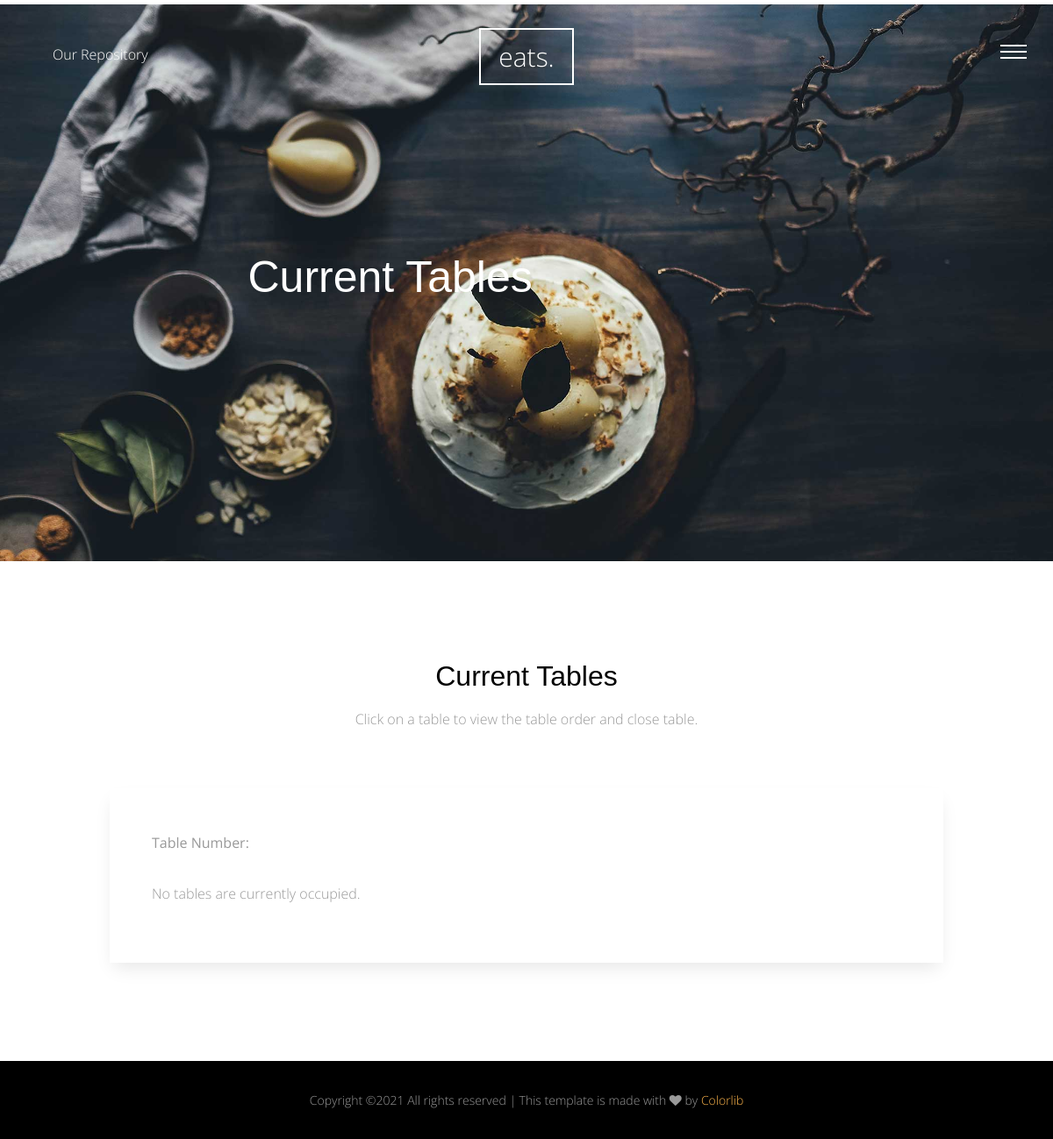
The app's page /table_list/9/, older data.
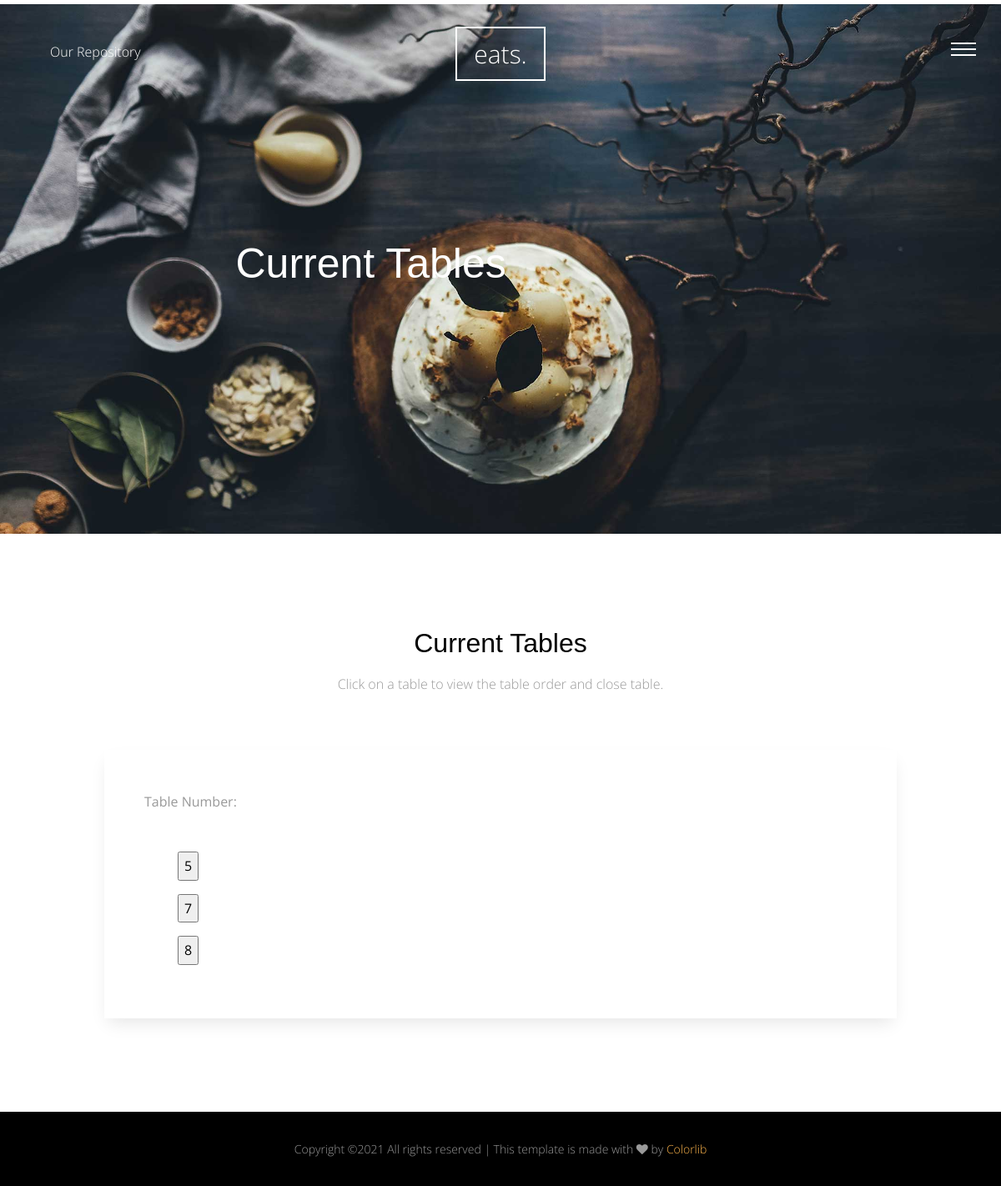
The same page, newer data.
### website/models.py (models this page shows, shortened)
class Table(models.Model):
    restaurant = models.ForeignKey(Restaurant, on_delete=models.CASCADE, null=True, blank=True)
    table_number = models.IntegerField(default=0)
    table_order = models.CharField(max_length=1000, default="NA")

### website/views.py (the view)
# urls.py: path('table_list/<int:restaurant_id>/',views.table_list, name='tableList'),
def table_list(request, restaurant_id):
    table_list = Table.objects.filter(restaurant__pk=restaurant_id)
    context = {'table_list': table_list, 'restaurant_id' : restaurant_id}
    return render(request, 'website/table_list.html', context)

### website/templates/website/table_list.html (shortened to what this page needs)
{% extends 'base_restaurant.html' %}
{% load static %}
{% block body %}
      <div class="main-wrap">
        <div class="cover_1 cover_sm">
          <div class="img_bg" style="background-image: url({% static 'site_static/img/slider-1.jpg' %})" data-stellar-background-ratio="0.5">
            <div class="container">
              <div class="row align-items-center justify-content-center">
                <div class="col-md-7" data-aos="fade-up">
                  <h2 class="heading">Current Tables </h2>
                </div>
              </div>
            </div>
          </div>
        </div>
        <div class="section" data-aos="fade-up">
          <div class="container">
            <div class="row justify-content-center mb-5">
              <div class="col-md-8  text-center">
                <h2 class="mb-3">Current Tables</h2>
                <p class="lead">Click on a table to view the table order and close table.</p>
              </div>
            </div>
            <div class="row justify-content-center">
              <div class="col-md-10 p-5 form-wrap">
<b>{% block title %}Table Number:{% endblock %}<br><br></b>
{% if table_list %}
   <ul>
   {% for table in table_list %}
       <p></p><input type="button" value="{{ table.table_number }}" onclick ='document.location.href ="/website/table/{{ table.id }}/"' ></p>
   {% endfor %}
   </ul>
{% else %}
   <p>No tables are currently occupied.</p>
{% endif %}
              </div>
            </div>
          </div>
        </div>
      </div>
            </div>
{% endblock body %}

### templates/base_restaurant.html (shortened to what this page needs)
{% load static%}
<!doctype html>
<html lang="en">
  <head>
    <link rel="stylesheet" href="{% static 'site_static/css/bootstrap.css' %}">
    <link rel="stylesheet" href="{% static 'site_static/css/animate.css' %}">
    <link rel="stylesheet" href="{% static 'site_static/css/owl.carousel.min.css' %}">
    <link rel="stylesheet" href="{% static 'site_static/css/magnific-popup.css' %}">
    <link rel="stylesheet" href="{% static 'site_static/css/aos.css' %}">
    <link rel="stylesheet" href="{% static 'site_static/css/bootstrap-datepicker.css' %}">
    <link rel="stylesheet" href="{% static 'site_static/css/jquery.timepicker.css' %}">
    <link rel="stylesheet" href="{% static 'site_static/fonts/ionicons/css/ionicons.min.css' %}">
    <link rel="stylesheet" href="{% static 'site_static/fonts/fontawesome/css/font-awesome.min.css' %}">
    <link rel="stylesheet" href="{% static 'site_static/fonts/flaticon/font/flaticon.css' %}">
    <link rel="stylesheet" href="{% static 'site_static/css/style.css' %}">
  </head>
  <body>
    <div class="site-wrap">
      <nav class="site-menu">
        <div class="site-menu-inner">
          <ul class="list-unstyled">
            <li><a href="/restaurant">Log Out</li>
          </ul>
        </div>
      </nav>
      <header class="site-header">
        <div class="row align-items-center">
          <div class="col-5 col-md-3">
             <ul class="list-unstyled social">
              <li><a class="github-button" href="https://github.com/srh95/CSDS-393-Project-" aria-label="Our Repository">Our Repository</a></li>
            </ul>
          </div>
          <div class="col-2 col-md-6 text-center">
            <a href="/website/restaurant/{{ restaurant_id }}" class="site-logo">eats.</a>
          </div>
          <div class="col-5 col-md-3 text-right menu-burger-wrap">
            <a href="#" class="site-nav-toggle js-site-nav-toggle"><i></i></a>
          </div>
        </div>
      </header>
      {% block body %}
      {% endblock body%}
    <div class="site-footer-copyright">
      <div class="container">
        <div class="row">
           <p class="footer-text col-md-12">
Copyright &copy;<script>document.write(new Date().getFullYear());</script> All rights reserved | This template is made with <i class="fa fa-heart" aria-hidden="true"></i> by <a href="https://colorlib.com" target="_blank">Colorlib</a>
</p>
        </div>
      </div>
    </div>
</body>
</html>

### static/site_static/css/style.css (style rules this page uses)
html { overflow-x: hidden; }
body { background: #fff; font-family: "Open Sans", cursive; font-size: 16px; line-height: 1.8; font-weight: 300; color: #999999; }
a { -webkit-transition: .3s all ease; -o-transition: .3s all ease; transition: .3s all ease; text-decoration: none; }
h1, h2, h3, h4, h5 { color: #000; font-family: "Playfair Display", Arial, sans-serif; }
.site-menu { display: none; background: black; left: 0; right: 0; bottom: 0; top: 0; z-index: 21; position: fixed; }
.site-menu .site-menu-inner { min-height: 100px; height: calc(100vh - 150px); margin-top: 150px; overflow: auto; }
.site-menu ul { position: relative; top: 50%; left: 50%; -webkit-transform: translate(-50%, -70%); -ms-transform: translate(-50%, -70%); transform: translate(-50%, -70%); padding-top: 5%; }
.site-menu ul > li { list-style: none; visibility: hidden; opacity: 0; padding: 0; margin: 0; top: -20px; position: relative; text-align: center; -webkit-transition: .3s all ease; -o-transition: .3s all ease; transition: .3s all ease; }
.site-menu ul > li a { color: #fff; font-size: 30px; }
.site-header { padding: 3em 30px; position: absolute; top: 0; z-index: 100; width: 100%; }
.site-header .site-logo { line-height: 0; padding: 10px 20px; border: 2px solid #fff; color: #fff; font-size: 30px; }
.site-header .social li { display: inline-block; }
.site-header .social li a { color: #fff; padding: 0 10px; }
.site-footer-copyright { background: #000; padding: 2em 0; text-align: center; }
.site-footer-copyright p { font-size: 14px; }
.site-footer-copyright p:last-child { margin-bottom: 0; }
.lead { font-size: 16px; }
.menu-burger-wrap { position: relative; }
.site-nav-toggle { width: 30px; height: 30px; cursor: pointer; text-decoration: none; position: relative; top: -15px; z-index: 21; display: block !important; float: right; right: 0; display: none; border-bottom: none !important; }
.site-nav-toggle i { position: relative; display: -moz-inline-stack; display: inline-block; zoom: 1; *display: inline; width: 30px; height: 2px; font: bold 14px/.4 Helvetica; text-transform: uppercase; text-indent: -55px; background: #fff; -webkit-transition: all .2s ease-out; -o-transition: all .2s ease-out; transition: all .2s ease-out; }
.site-nav-toggle i:before, .site-nav-toggle i:after { content: ''; width: 30px; height: 2px; background: #fff; position: absolute; left: 0; -webkit-transition: 0.2s; -o-transition: 0.2s; transition: 0.2s; }
.site-nav-toggle i:before { top: -7px; }
.site-nav-toggle i:after { bottom: -7px; }
.section { padding: 7em 0; }
.form-wrap { padding: 40px; background: #fff; -webkit-box-shadow: 0 10px 20px -5px rgba(0, 0, 0, 0.1); box-shadow: 0 10px 20px -5px rgba(0, 0, 0, 0.1); }
.cover_1 { position: relative; }
.cover_1 .img_bg { background-repeat: no-repeat; background-size: cover !important; background-position: center center; }
.cover_1 .img_bg, .cover_1 .img_bg > .container > .row { min-height: 700px; height: 100vh; }
.cover_1.cover_sm .img_bg, .cover_1.cover_sm .img_bg > .container > .row { min-height: 600px; height: 80vh; }
.cover_1 .heading { color: white; font-weight: 300; font-size: 30px; line-height: 1.5; }
@media (min-width: 768px) { .cover_1 .heading { font-size: 50px; line-height: 1.5; } }

Row changes from the older to the newer data that the page shows:
added Table: table_number "5"
added Table: table_number "7"
added Table: table_number "8"
Text that changed along with them:
text no longer shown: "No tables are currently occupied."
